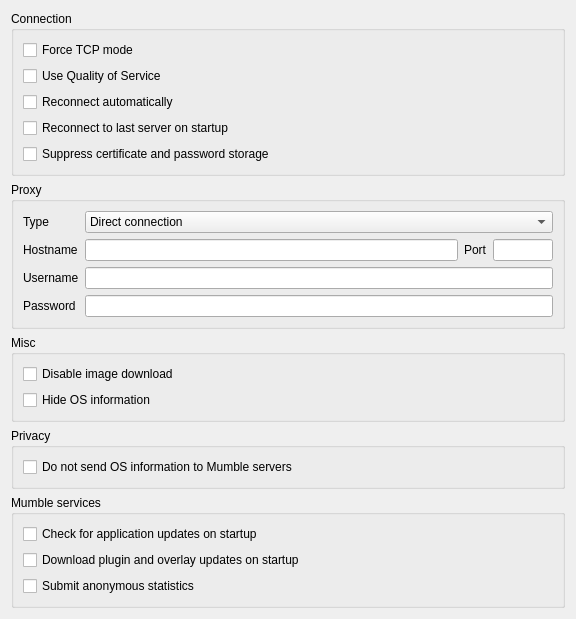
<?xml version="1.0" encoding="UTF-8"?>
<ui version="4.0">
 <class>NetworkConfig</class>
 <widget class="QWidget" name="NetworkConfig">
  <property name="geometry">
   <rect>
    <x>0</x>
    <y>0</y>
    <width>576</width>
    <height>567</height>
   </rect>
  </property>
  <property name="windowTitle">
   <string notr="true">Form</string>
  </property>
  <layout class="QVBoxLayout" name="verticalLayout_2">
   <item>
    <widget class="QGroupBox" name="qgbConnection">
     <property name="sizePolicy">
      <sizepolicy hsizetype="Preferred" vsizetype="Minimum">
       <horstretch>0</horstretch>
       <verstretch>0</verstretch>
      </sizepolicy>
     </property>
     <property name="title">
      <string>Connection</string>
     </property>
     <layout class="QVBoxLayout">
      <item>
       <widget class="QCheckBox" name="qcbTcpMode">
        <property name="toolTip">
         <string>Use TCP compatibility mode</string>
        </property>
        <property name="whatsThis">
         <string>&lt;b&gt;Enable TCP compatibility mode&lt;/b&gt;.&lt;br /&gt;This will make Mumble use only TCP when communicating with the server. This will increase overhead and cause lost packets to produce noticeable pauses in communication, so this should only be used if you are unable to use the default (which uses UDP for voice and TCP for control).</string>
        </property>
        <property name="text">
         <string>Force TCP mode</string>
        </property>
       </widget>
      </item>
      <item>
       <widget class="QCheckBox" name="qcbQoS">
        <property name="toolTip">
         <string>Enable QoS to prioritize packets</string>
        </property>
        <property name="whatsThis">
         <string>This will enable QoS, which will attempt to prioritize voice packets over other traffic.</string>
        </property>
        <property name="text">
         <string>Use Quality of Service</string>
        </property>
       </widget>
      </item>
      <item>
       <widget class="QCheckBox" name="qcbAutoReconnect">
        <property name="toolTip">
         <string>Reconnect when disconnected</string>
        </property>
        <property name="whatsThis">
         <string>&lt;b&gt;Reconnect when disconnected&lt;/b&gt;.&lt;br /&gt;This will make Mumble try to automatically reconnect after 10 seconds if your server connection fails.</string>
        </property>
        <property name="text">
         <string>Reconnect automatically</string>
        </property>
       </widget>
      </item>
      <item>
       <widget class="QCheckBox" name="qcbAutoConnect">
        <property name="toolTip">
         <string>Reconnect to last used server when starting Mumble</string>
        </property>
        <property name="text">
         <string>Reconnect to last server on startup</string>
        </property>
       </widget>
      </item>
      <item>
       <widget class="QCheckBox" name="qcbSuppressIdentity">
        <property name="toolTip">
         <string>Don't send certificate to server and don't save passwords. (Not saved).</string>
        </property>
        <property name="whatsThis">
         <string>&lt;b&gt;This will suppress identity information from the client.&lt;/b&gt;&lt;p&gt;The client will not identify itself with a certificate, even if defined, and will not cache passwords for connections. This is primarily a test-option and is not saved.&lt;/p&gt;</string>
        </property>
        <property name="text">
         <string>Suppress certificate and password storage</string>
        </property>
       </widget>
      </item>
     </layout>
    </widget>
   </item>
   <item>
    <widget class="QGroupBox" name="qgbProxy">
     <property name="sizePolicy">
      <sizepolicy hsizetype="Expanding" vsizetype="Minimum">
       <horstretch>0</horstretch>
       <verstretch>0</verstretch>
      </sizepolicy>
     </property>
     <property name="title">
      <string>Proxy</string>
     </property>
     <layout class="QGridLayout">
      <item row="0" column="0">
       <widget class="QLabel" name="qlType">
        <property name="text">
         <string>Type</string>
        </property>
       </widget>
      </item>
      <item row="0" column="1" colspan="3">
       <widget class="MUComboBox" name="qcbType">
        <property name="sizePolicy">
         <sizepolicy hsizetype="Preferred" vsizetype="Fixed">
          <horstretch>0</horstretch>
          <verstretch>0</verstretch>
         </sizepolicy>
        </property>
        <property name="toolTip">
         <string>Type of proxy to connect through</string>
        </property>
        <property name="whatsThis">
         <string>&lt;b&gt;Type of proxy to connect through.&lt;/b&gt;&lt;br /&gt;This makes Mumble connect through a proxy for all outgoing connections. Note: Proxy tunneling forces Mumble into TCP compatibility mode, causing all voice data to be sent via the control channel.</string>
        </property>
        <item>
         <property name="text">
          <string>Direct connection</string>
         </property>
        </item>
        <item>
         <property name="text">
          <string>HTTP(S) proxy</string>
         </property>
        </item>
        <item>
         <property name="text">
          <string>SOCKS5 proxy</string>
         </property>
        </item>
       </widget>
      </item>
      <item row="1" column="0">
       <widget class="QLabel" name="qlHostname">
        <property name="text">
         <string>Hostname</string>
        </property>
        <property name="alignment">
         <set>Qt::AlignLeading|Qt::AlignLeft|Qt::AlignVCenter</set>
        </property>
       </widget>
      </item>
      <item row="1" column="1">
       <widget class="QLineEdit" name="qleHostname">
        <property name="sizePolicy">
         <sizepolicy hsizetype="Expanding" vsizetype="Fixed">
          <horstretch>0</horstretch>
          <verstretch>0</verstretch>
         </sizepolicy>
        </property>
        <property name="toolTip">
         <string>Hostname of the proxy</string>
        </property>
        <property name="whatsThis">
         <string>&lt;b&gt;Hostname of the proxy.&lt;/b&gt;&lt;br /&gt;This field specifies the hostname of the proxy you wish to tunnel network traffic through.</string>
        </property>
        <property name="text">
         <string/>
        </property>
       </widget>
      </item>
      <item row="1" column="2">
       <widget class="QLabel" name="qlPort">
        <property name="sizePolicy">
         <sizepolicy hsizetype="Preferred" vsizetype="Preferred">
          <horstretch>0</horstretch>
          <verstretch>0</verstretch>
         </sizepolicy>
        </property>
        <property name="minimumSize">
         <size>
          <width>0</width>
          <height>0</height>
         </size>
        </property>
        <property name="text">
         <string>Port</string>
        </property>
       </widget>
      </item>
      <item row="1" column="3">
       <widget class="QLineEdit" name="qlePort">
        <property name="sizePolicy">
         <sizepolicy hsizetype="Minimum" vsizetype="Fixed">
          <horstretch>0</horstretch>
          <verstretch>0</verstretch>
         </sizepolicy>
        </property>
        <property name="minimumSize">
         <size>
          <width>20</width>
          <height>0</height>
         </size>
        </property>
        <property name="maximumSize">
         <size>
          <width>60</width>
          <height>16777215</height>
         </size>
        </property>
        <property name="toolTip">
         <string>Port number of the proxy</string>
        </property>
        <property name="whatsThis">
         <string>&lt;b&gt;Port number of the proxy.&lt;/b&gt;&lt;br /&gt;This field specifies the port number that the proxy expects connections on.</string>
        </property>
        <property name="inputMask">
         <string/>
        </property>
        <property name="text">
         <string/>
        </property>
        <property name="maxLength">
         <number>5</number>
        </property>
       </widget>
      </item>
      <item row="2" column="0">
       <widget class="QLabel" name="qlUsername">
        <property name="text">
         <string>Username</string>
        </property>
       </widget>
      </item>
      <item row="2" column="1" colspan="3">
       <widget class="QLineEdit" name="qleUsername">
        <property name="toolTip">
         <string>Username for proxy authentication</string>
        </property>
        <property name="whatsThis">
         <string>&lt;b&gt;Username for proxy authentication.&lt;/b&gt;&lt;br /&gt;This specifies the username you use for authenticating yourself with the proxy. In case the proxy does not use authentication, or you want to connect anonymously, simply leave this field blank.</string>
        </property>
       </widget>
      </item>
      <item row="3" column="0">
       <widget class="QLabel" name="qlPassword">
        <property name="text">
         <string>Password</string>
        </property>
       </widget>
      </item>
      <item row="3" column="1" colspan="3">
       <widget class="QLineEdit" name="qlePassword">
        <property name="toolTip">
         <string>Password for proxy authentication</string>
        </property>
        <property name="whatsThis">
         <string>&lt;b&gt;Password for proxy authentication.&lt;/b&gt;&lt;br /&gt;This specifies the password you use for authenticating yourself with the proxy. In case the proxy does not use authentication, or you want to connect anonymously, simply leave this field blank.</string>
        </property>
        <property name="inputMask">
         <string/>
        </property>
        <property name="text">
         <string/>
        </property>
        <property name="echoMode">
         <enum>QLineEdit::Password</enum>
        </property>
       </widget>
      </item>
     </layout>
    </widget>
   </item>
   <item>
    <widget class="QGroupBox" name="qgbMisc">
     <property name="title">
      <string>Misc</string>
     </property>
     <layout class="QVBoxLayout" name="verticalLayout_3">
      <item>
       <widget class="QCheckBox" name="qcbImageDownload">
        <property name="toolTip">
         <string>Prevent log from downloading images</string>
        </property>
        <property name="whatsThis">
         <string>&lt;b&gt;Disable image download&lt;/b&gt;&lt;br/&gt;
Prevents the client from downloading images embedded into chat messages with the img tag.</string>
        </property>
        <property name="text">
         <string>Disable image download</string>
        </property>
       </widget>
      </item>
      <item>
       <widget class="QCheckBox" name="qcbHideOS">
        <property name="toolTip">
         <string>Prevent OS information being sent to the server</string>
        </property>
        <property name="whatsThis">
         <string>&lt;b&gt;Don't send OS information to the server&lt;/b&gt;&lt;br/&gt;
Prevents the client from sending potentially identifying information about the operating system to the server.</string>
        </property>
        <property name="text">
         <string>Hide OS information</string>
        </property>
       </widget>
      </item>
     </layout>
    </widget>
   </item>
   <item>
    <widget class="QGroupBox" name="qgbPrivacy">
     <property name="title">
      <string>Privacy</string>
     </property>
     <layout class="QVBoxLayout" name="verticalLayout_4">
      <item>
       <widget class="QCheckBox" name="qcbHideOS">
        <property name="toolTip">
         <string>Prevent OS information being sent to the server</string>
        </property>
        <property name="whatsThis">
         <string>&lt;b&gt;Don't send OS information to the server&lt;/b&gt;&lt;br/&gt;
Prevents the client from sending potentially identifying information about the operating system to the server.</string>
        </property>
        <property name="text">
         <string>Do not send OS information to Mumble servers</string>
        </property>
       </widget>
      </item>
     </layout>
    </widget>
   </item>
   <item>
    <widget class="QGroupBox" name="qgbServices">
     <property name="title">
      <string>Mumble services</string>
     </property>
     <layout class="QVBoxLayout" name="verticalLayout">
      <item>
       <widget class="QCheckBox" name="qcbAutoUpdate">
        <property name="toolTip">
         <string>Check for new releases of Mumble automatically.</string>
        </property>
        <property name="whatsThis">
         <string>This will check for new releases of Mumble every time you start the program, and notify you if one is available.</string>
        </property>
        <property name="text">
         <string>Check for application updates on startup</string>
        </property>
       </widget>
      </item>
      <item>
       <widget class="QCheckBox" name="qcbPluginUpdate">
        <property name="toolTip">
         <string>Check for new releases of plugins automatically.</string>
        </property>
        <property name="whatsThis">
         <string>This will check for new releases of plugins every time you start the program, and download them automatically.</string>
        </property>
        <property name="text">
         <string>Download plugin and overlay updates on startup</string>
        </property>
       </widget>
      </item>
      <item>
       <widget class="QCheckBox" name="qcbUsage">
        <property name="toolTip">
         <string>Submit anonymous statistics to the Mumble project</string>
        </property>
        <property name="whatsThis">
         <string>&lt;b&gt;Submit anonymous statistics.&lt;/b&gt;&lt;br /&gt;Mumble has a small development team, and as such needs to focus its development where it is needed most. By submitting a bit of statistics you help the project determine where to focus development.</string>
        </property>
        <property name="text">
         <string>Submit anonymous statistics</string>
        </property>
       </widget>
      </item>
     </layout>
    </widget>
   </item>
   <item>
    <spacer>
     <property name="orientation">
      <enum>Qt::Vertical</enum>
     </property>
     <property name="sizeType">
      <enum>QSizePolicy::Expanding</enum>
     </property>
     <property name="sizeHint" stdset="0">
      <size>
       <width>20</width>
       <height>40</height>
      </size>
     </property>
    </spacer>
   </item>
  </layout>
 </widget>
 <customwidgets>
  <customwidget>
   <class>MUComboBox</class>
   <extends>QComboBox</extends>
   <header>widgets/MUComboBox.h</header>
  </customwidget>
 </customwidgets>
 <resources/>
 <connections/>
</ui>
